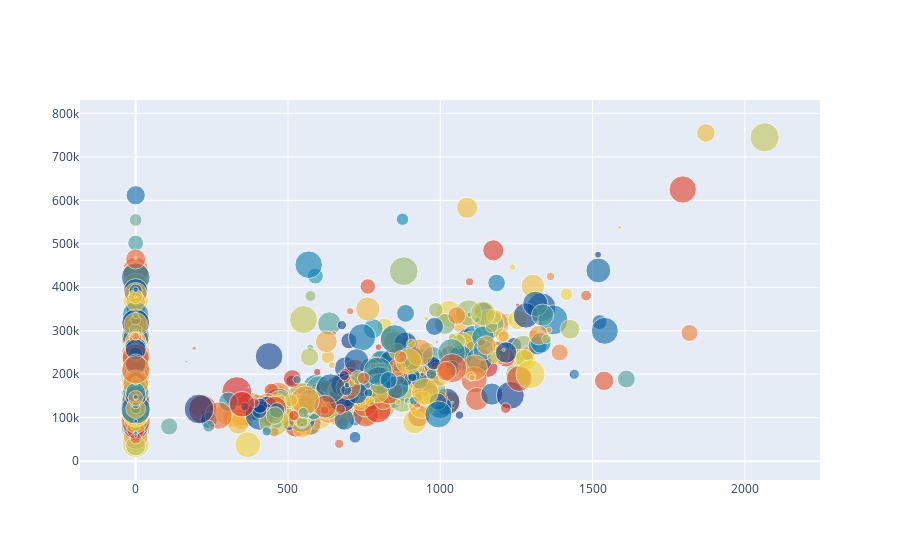

The cell this chart's notebook holds for it:
### Code cell
train_x = train["2ndFlrSF"]
train_y = train["SalePrice"]
colors = np.random.rand(2938)
sz = np.random.rand(N)*30

fig = go.Figure()
fig.add_scatter(x = train_x,
                y = train_y,
                mode = 'markers',
                marker = {'size': sz,
                         'color': colors,
                         'opacity': 0.6,
                         'colorscale': 'Portland',
                          
                       })

plotly.offline.iplot(fig)

### Figure 1 — Plotly figure (JSON) as saved in the notebook; plotly's stock layout.template omitted (floating-point values rounded to 4 significant figures; data arrays with more than 128 entries replaced by an {"elided": "..."} marker saying what was removed)
{"data": [{"marker": {"color": {"elided": "2938 float values"}, "colorscale": [[0.0, "rgb(12,51,131)"], [0.25, "rgb(10,136,186)"], [0.5, "rgb(242,211,56)"], [0.75, "rgb(242,143,56)"], [1.0, "rgb(217,30,30)"]], "opacity": 0.6, "size": {"elided": "2000 float values"}}, "mode": "markers", "type": "scatter", "x": {"elided": "1460 int values"}, "y": {"elided": "1460 int values"}}], "layout": {}}
